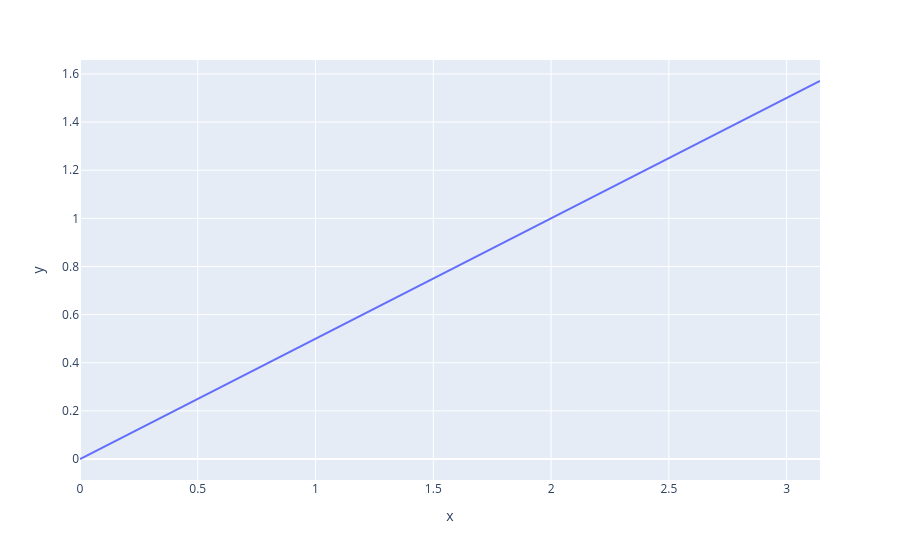

Notebook code cell kept with this figure:
### Markdown cell above
> Fourier showed that any function, $\ell(t)$, defined in the interval
> $t \in (0,\pi)$, could be expressed as an infinite linear combination of
> harmonically related sinusoids,
>
> $$\ell(t) = a_1 \sin(t) + a_2 \sin(2t) + a_3 \sin(3t) + \dots$$
>
> and that the value of the coefficients $a_n$ could be computed as the area
> of the curve $\ell(t)\sin(nt)$. Precisely,
>
> $$a_n = \frac{2}{\pi} \int_0^\pi \ell(t) \sin(nt)\, dt$$
>
> However, the sum is only guaranteed to converge to the function $\ell(t)$
> within the interval $t \in (0,\pi)$. In fact, the resulting sum, for any
> values $a_n$, is a **periodic function** with period $2\pi$ and is
> anti-symmetric with respect to the origin, $t = 0$.

> One of Fourier's original examples of **sine series** is the expansion
> of the ramp signal $\ell(t) = t/2$. This series was first introduced by
> Euler. Fourier showed that his theory explained why a ramp could be
> written as the following infinite sum:
>
> $$\frac{1}{2} t = \sin(t) - \frac{1}{2} \sin(2t) + \frac{1}{3} \sin(3t) - \frac{1}{4} \sin(4t) + \dots$$
>
> The result of this series approximates the ramp with increasing accuracy
> as we add more terms.

lets try to recreate Fourier's ramp function approximation implementation in code

### Code cell
# lets just use 0 to pi to simplify integration, otherwise we would need to cut or extend the
# list mid-way through calculation
x = np.linspace(0, np.pi, 128)

# lets create a ramp signal here, and lets use a lambda expression to make things easier to read
ramp_signal = lambda x: 0.5 * x

# til: you dont need to use [ramp_signal(_x) for _x in x] to return a list of y values,
# just do ramp_signal(x) since 0.5 * x already works for lists (nice)
graph = px.line(x = x, y = ramp_signal(x))
graph.show()

### Figure 1 — Plotly figure (JSON) as saved in the notebook; plotly's stock layout.template omitted (floating-point values rounded to 4 significant figures)
{"data": [{"hovertemplate": "x=%{x}<br>y=%{y}<extra></extra>", "legendgroup": "", "line": {"color": "#636efa", "dash": "solid"}, "marker": {"symbol": "circle"}, "mode": "lines", "name": "", "orientation": "v", "showlegend": false, "type": "scatter", "x": [0.0, 0.02474, 0.04947, 0.07421, 0.09895, 0.1237, 0.1484, 0.1732, 0.1979, 0.2226, 0.2474, 0.2721, 0.2968, 0.3216, 0.3463, 0.3711, 0.3958, 0.4205, 0.4453, 0.47, 0.4947, 0.5195, 0.5442, 0.5689, 0.5937, 0.6184, 0.6432, 0.6679, 0.6926, 0.7174, 0.7421, 0.7668, 0.7916, 0.8163, 0.8411, 0.8658, 0.8905, 0.9153, 0.94, 0.9647, 0.9895, 1.014, 1.039, 1.064, 1.088, 1.113, 1.138, 1.163, 1.187, 1.212, 1.237, 1.262, 1.286, 1.311, 1.336, 1.361, 1.385, 1.41, 1.435, 1.459, 1.484, 1.509, 1.534, 1.558, 1.583, 1.608, 1.633, 1.657, 1.682, 1.707, 1.732, 1.756, 1.781, 1.806, 1.831, 1.855, 1.88, 1.905, 1.929, 1.954, 1.979, 2.004, 2.028, 2.053, 2.078, 2.103, 2.127, 2.152, 2.177, 2.202, 2.226, 2.251, 2.276, 2.301, 2.325, 2.35, 2.375, 2.399, 2.424, 2.449, 2.474, 2.498, 2.523, 2.548, 2.573, 2.597, 2.622, 2.647, 2.672, 2.696, 2.721, 2.746, 2.771, 2.795, 2.82, 2.845, 2.869, 2.894, 2.919, 2.944, 2.968, 2.993, 3.018, 3.043, 3.067, 3.092, 3.117, 3.142], "xaxis": "x", "y": [0.0, 0.01237, 0.02474, 0.03711, 0.04947, 0.06184, 0.07421, 0.08658, 0.09895, 0.1113, 0.1237, 0.1361, 0.1484, 0.1608, 0.1732, 0.1855, 0.1979, 0.2103, 0.2226, 0.235, 0.2474, 0.2597, 0.2721, 0.2845, 0.2968, 0.3092, 0.3216, 0.3339, 0.3463, 0.3587, 0.3711, 0.3834, 0.3958, 0.4082, 0.4205, 0.4329, 0.4453, 0.4576, 0.47, 0.4824, 0.4947, 0.5071, 0.5195, 0.5318, 0.5442, 0.5566, 0.5689, 0.5813, 0.5937, 0.6061, 0.6184, 0.6308, 0.6432, 0.6555, 0.6679, 0.6803, 0.6926, 0.705, 0.7174, 0.7297, 0.7421, 0.7545, 0.7668, 0.7792, 0.7916, 0.804, 0.8163, 0.8287, 0.8411, 0.8534, 0.8658, 0.8782, 0.8905, 0.9029, 0.9153, 0.9276, 0.94, 0.9524, 0.9647, 0.9771, 0.9895, 1.002, 1.014, 1.027, 1.039, 1.051, 1.064, 1.076, 1.088, 1.101, 1.113, 1.126, 1.138, 1.15, 1.163, 1.175, 1.187, 1.2, 1.212, 1.224, 1.237, 1.249, 1.262, 1.274, 1.286, 1.299, 1.311, 1.323, 1.336, 1.348, 1.361, 1.373, 1.385, 1.398, 1.41, 1.422, 1.435, 1.447, 1.459, 1.472, 1.484, 1.497, 1.509, 1.521, 1.534, 1.546, 1.558, 1.571], "yaxis": "y"}], "layout": {"legend": {"tracegroupgap": 0}, "margin": {"t": 60}, "xaxis": {"anchor": "y", "domain": [0, 1], "title": {"text": "x"}}, "yaxis": {"anchor": "x", "domain": [0, 1], "title": {"text": "y"}}}}
